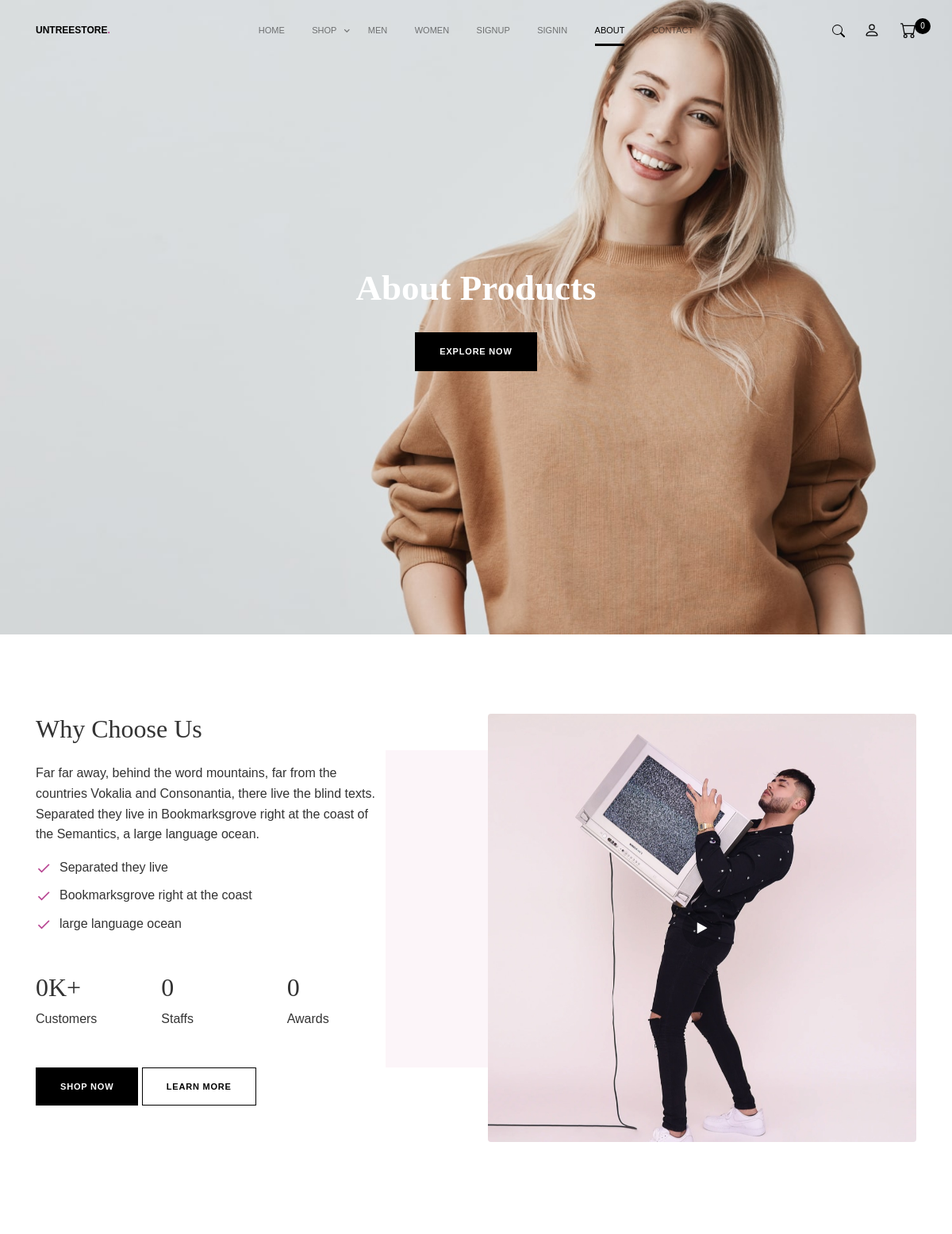
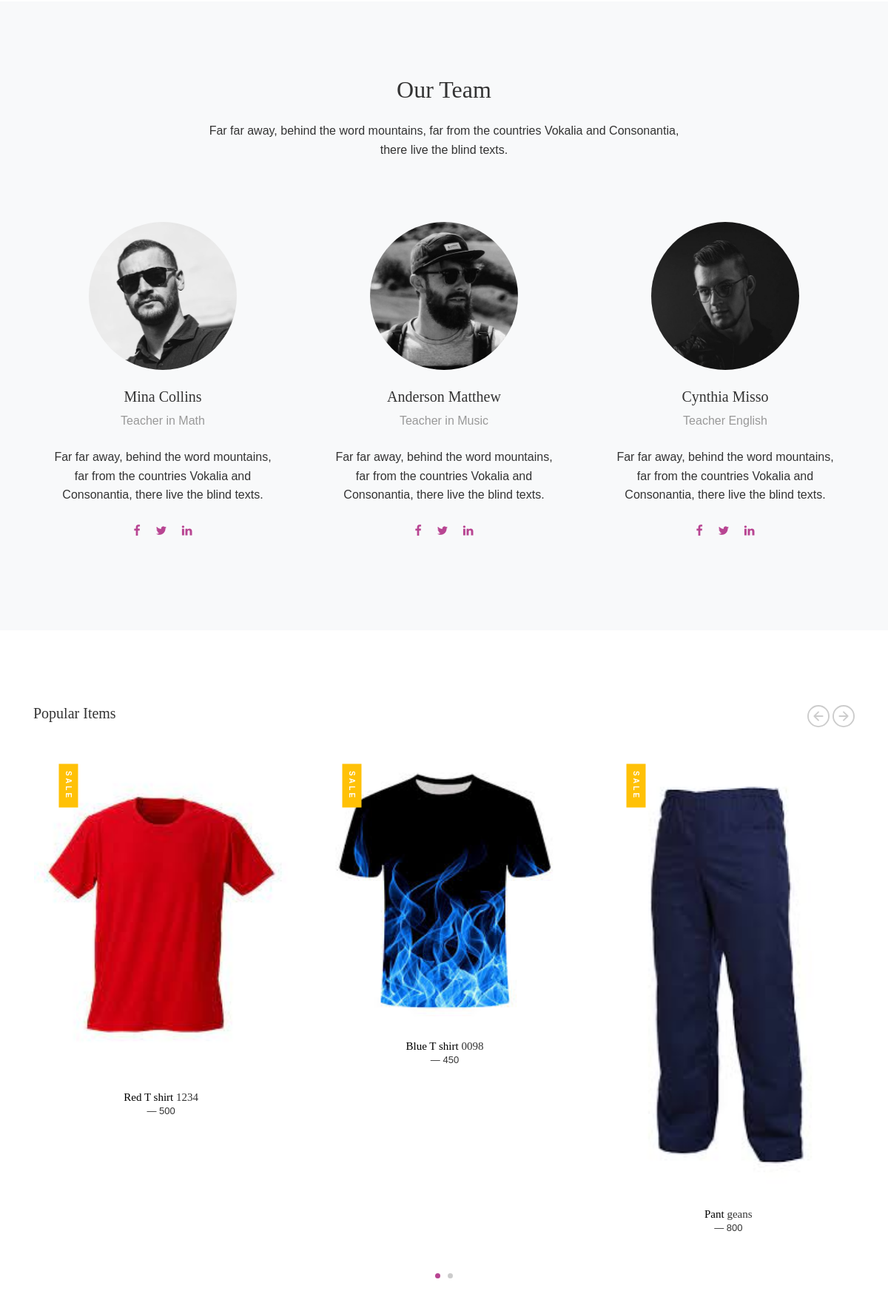
The app's page /sub (upper part) with its own data (2 pictures, top to bottom).
### register/models.py (models this page shows)
class products(models.Model):
    name = models.CharField(max_length=20)
    image = models.ImageField(upload_to='images')
    model_name = models.CharField(max_length=50)
    product_type = models.CharField(max_length=20)
    price = models.IntegerField()
    gender = models.CharField(max_length=10)

### register/views.py (the view)
# urls.py: path('sub',views.about,name="about"),
def about(request):
    u = request.user
    count = cart.objects.filter(user=u)
    set=0
    for c in count:
        set=set+1
    item = products.objects.all()
    return render(request,"about.html",{'items':item,'sets':set})

### templates/about.html (shortened to what this page needs)
{% load static%}
<!doctype html>
<html lang="en">
<head>
  <link rel="stylesheet" href="{% static 'css/bootstrap.min.css' %}">
  <link rel="stylesheet" href="{% static 'css/animate.min.css' %}">
  <link rel="stylesheet" href="{% static 'css/owl.carousel.min.css' %}">
  <link rel="stylesheet" href="{% static 'css/owl.theme.default.min.css' %}">
  <link rel="stylesheet" href="{% static 'css/jquery.fancybox.min.css' %}">
  <link rel="stylesheet" href="{% static 'fonts/icomoon/style.css' %}">
  <link rel="stylesheet" href="{% static 'fonts/flaticon/font/flaticon.css' %}">
  <link rel="stylesheet" href="{% static 'css/aos.css' %}">
  <link rel="stylesheet" href="{% static 'css/style.css' %}">
</head>
<body>
  <nav class="site-nav mb-5">
		<div class="sticky-nav js-sticky-header">
			<div class="container position-relative">
				<div class="site-navigation text-center dark">
					<a href=" {% url 'index' %} " class="logo menu-absolute m-0">UntreeStore<span class="text-primary">.</span></a>
					<ul class="js-clone-nav pl-0 d-none d-lg-inline-block site-menu">
						<li ><a href="{% url 'index' %} ">Home</a></li>
						<li class="has-children">
							<a href="{% url 'shop' %}">Shop</a>
						</li>
						<li><a href=" {% url 'men' %} ">Men</a></li>
						<li><a href=" {% url 'women' %} ">Women</a></li>
						<li >
							 {% if user.is_authenticated %}
							 <li><a href="{% url 'logout' %}">logout</a></li>
							 {% else %}
							<li><a href="{% url 'register' %}">Signup</a></li>
								<li><a href="{% url 'signin' %}">Signin</a></li>
						</li>
						{% endif %}
							<li class="active"><a href="{% url 'about' %}">About</a></li>
								<li><a href="{% url 'contact' %}">Contact</a></li>
					</ul>
					<div class="menu-icons">
						<a href="#" class="btn-custom-search" id="btn-search">
						</a>
						<a href="{% url 'profile' %}" class="user-profile">
						</a>
						<a href="{% url 'cart' %}" class="cart">
							<span class="item-in-cart">{{ sets }}</span>
						</a>
					</div>
				</div>
			</div>
		</div>
	</nav>
  <div class="untree_co-hero" style="background-image: url({% static 'images/hero-slider-1-min.jpg' %});">
    <div class="container">
      <div class="row align-items-center justify-content-center">
        <div class="col-lg-8 text-center text-lg-center">
          <h1 class="mb-4 heading text-white" data-aos="fade-up" data-aos-delay="100">About Products</a></h1>
          <p class="mb-0" data-aos="fade-up" data-aos-delay="300"><a href="#" class="btn btn-black">Explore now</a></p>
        </div>
      </div>
    </div>
  </div>
  <div class="untree_co-section">
    <div class="container">
      <div class="row justify-content-between">
        <div class="col-lg-5 mb-5">
          <h2 class="line-bottom mb-4" data-aos="fade-up" data-aos-delay="0">Why Choose Us</h2>
          <p data-aos="fade-up" data-aos-delay="100">Far far away, behind the word mountains, far from the countries Vokalia and Consonantia, there live the blind texts. Separated they live in Bookmarksgrove right at the coast of the Semantics, a large language ocean.</p>
          <ul class="list-unstyled ul-check mb-5 primary" data-aos="fade-up" data-aos-delay="200">
            <li>Separated they live</li>
            <li>Bookmarksgrove right at the coast</li>
            <li>large language ocean</li>
          </ul>
          <div class="row count-numbers mb-5">
            <div class="col-4 col-lg-4" data-aos="fade-up" data-aos-delay="0">
              <span class="counter d-block h2"><span data-number="900">0</span><span>K+</span></span>
              <span class="caption-2">Customers</span>
            </div>
            <div class="col-4 col-lg-4" data-aos="fade-up" data-aos-delay="100">
              <span class="counter d-block h2"><span data-number="49">0</span></span>
              <span class="caption-2">Staffs</span>
            </div>
            <div class="col-4 col-lg-4" data-aos="fade-up" data-aos-delay="100">
              <span class="counter d-block h2"><span data-number="12">0</span></span>
              <span class="caption-2">Awards</span>
            </div>
          </div>
          <p data-aos="fade-up" data-aos-delay="200">
            <a href="#" class="btn btn-black">Shop Now</a>
            <a href="#" class="btn btn-outline-black">Learn More</a>
          </p>
        </div>
        <div class="col-lg-6" data-aos="fade-up" data-aos-delay="400">
          <a href="https://vimeo.com/342333493" data-fancybox class="video-wrap">
            <span class="play-wrap"><span class="icon-play"></span></span>
            <img src="{% static 'images/gal_1.jpg' %}" alt="Image" class="img-fluid rounded">
          </a>
        </div>
      </div>
    </div>
  </div>
  <div class="untree_co-section bg-light">
    <div class="container">
      <div class="row justify-content-center mb-5">
        <div class="col-lg-7 text-center" data-aos="fade-up" data-aos-delay="0">
          <h2 class="line-bottom text-center mb-4">Our Team</h2>
          <p>Far far away, behind the word mountains, far from the countries Vokalia and Consonantia, there live the blind texts.</p>
        </div>
      </div>
      <div class="row">
        <div class="col-12 col-sm-6 col-md-6 mb-4 mb-lg-0 col-lg-4" data-aos="fade-up" data-aos-delay="0">
          <div class="team text-center">
            <div class="mb-4"><img src="{% static 'images/person_1.jpg' %}" alt="Image" class="img-fluid"></div>
            <div class="team-body">
              <h3 class="staff-name">Mina Collins</h3>
              <span class="d-block position mb-4">Teacher in Math</span>
              <p class="mb-4">Far far away, behind the word mountains, far from the countries Vokalia and Consonantia, there live the blind texts.</p>
              <div class="social">
                <a href="#" class="mx-2"><span class="icon-facebook"></span></a>
                <a href="#" class="mx-2"><span class="icon-twitter"></span></a>
                <a href="#" class="mx-2"><span class="icon-linkedin"></span></a>
              </div>
            </div>
          </div>
        </div>
        <div class="col-12 col-sm-6 col-md-6 mb-4 mb-lg-0 col-lg-4" data-aos="fade-up" data-aos-delay="100">
          <div class="team text-center">
            <div class="mb-4"><img src="{% static 'images/person_2.jpg' %}" alt="Image" class="img-fluid"></div>
            <div class="person-body">
              <h3 class="staff-name">Anderson Matthew</h3>
              <span class="d-block position mb-4">Teacher in Music</span>
              <p class="mb-4">Far far away, behind the word mountains, far from the countries Vokalia and Consonantia, there live the blind texts.</p>
              <div class="social">
                <a href="#" class="mx-2"><span class="icon-facebook"></span></a>
                <a href="#" class="mx-2"><span class="icon-twitter"></span></a>
                <a href="#" class="mx-2"><span class="icon-linkedin"></span></a>
              </div>
            </div>
          </div>
        </div>
        <div class="col-12 col-sm-6 col-md-6 mb-4 mb-lg-0 col-lg-4" data-aos="fade-up" data-aos-delay="200">
          <div class="team text-center">
            <div class="mb-4"><img src="{% static 'images/person_3.jpg' %}" alt="Image" class="img-fluid"></div>
            <div class="team-body">
              <h3 class="staff-name">Cynthia Misso</h3>
              <span class="d-block position mb-4">Teacher English</span>
              <p class="mb-4">Far far away, behind the word mountains, far from the countries Vokalia and Consonantia, there live the blind texts.</p>
              <div class="social">
                <a href="#" class="mx-2"><span class="icon-facebook"></span></a>
                <a href="#" class="mx-2"><span class="icon-twitter"></span></a>
                <a href="#" class="mx-2"><span class="icon-linkedin"></span></a>
              </div>
            </div>
          </div>
        </div>
      </div>
    </div>
  </div>
  <div class="untree_co-section">
    <div class="container">
      <div class="row mb-5 align-items-center">
        <div class="col-md-6">
          <h2 class="h3">Popular Items</h2>
        </div>
        <div class="col-sm-6 carousel-nav text-sm-right">
          <a href="#" class="prev js-custom-prev-v2">
          </a>
          <a href="#" class="next js-custom-next-v2">
          </a>
        </div>
      </div>
      <div class="owl-3-slider owl-carousel">
				{% for i in items  %}
				<div class="item">
					<div class="product-item">
						<a href="shop-single.html" class="product-img">
							<div class="label sale top-right">
								<div class='content'>Sale</div>
							</div>
							<img src="{{ i.image.url }}" alt="Image" class="img-fluid">
						</a>
						<h3 class="title"><a href="#">{{ i.name }}</a> {{ i.model_name }}</h3>
						<div class="price">
							<del></del> &mdash; <span>{{ i.price }}</span>
						</div>
					</div>
				</div>
				{% endfor %}
			</div>
    </div>
  </div>
</body>
</html>

### records on screen
products: image (picture), name "Red T shirt", model_name "1234", price "500"
products: image (picture), name "Blue T shirt", model_name "0098", price "450"
products: image (picture), name "Pant", model_name "geans", price "800"

### other values on screen
{{ sets }} "0"
